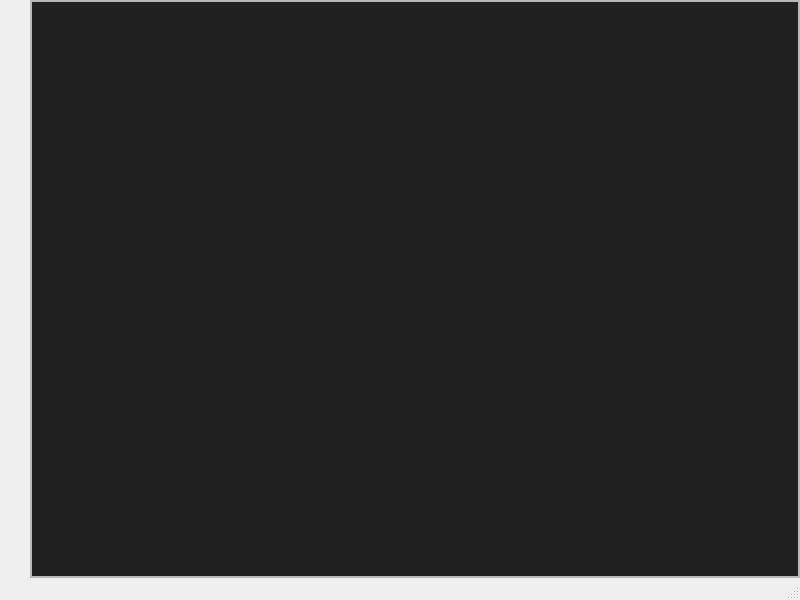
<?xml version="1.0" encoding="UTF-8"?>
<ui version="4.0">
 <class>MainWindow</class>
 <widget class="QMainWindow" name="MainWindow">
  <property name="geometry">
   <rect>
    <x>0</x>
    <y>0</y>
    <width>800</width>
    <height>600</height>
   </rect>
  </property>
  <property name="windowTitle">
   <string>MainWindow</string>
  </property>
  <widget class="QWidget" name="centralwidget">
   <layout class="QGridLayout" name="gridLayout_2">
    <property name="leftMargin">
     <number>30</number>
    </property>
    <property name="topMargin">
     <number>0</number>
    </property>
    <property name="rightMargin">
     <number>0</number>
    </property>
    <property name="bottomMargin">
     <number>0</number>
    </property>
    <property name="spacing">
     <number>0</number>
    </property>
    <item row="0" column="0">
     <widget class="QFrame" name="back">
      <property name="frameShape">
       <enum>QFrame::StyledPanel</enum>
      </property>
      <property name="frameShadow">
       <enum>QFrame::Raised</enum>
      </property>
      <layout class="QGridLayout" name="gridLayout">
       <property name="leftMargin">
        <number>0</number>
       </property>
       <property name="topMargin">
        <number>0</number>
       </property>
       <property name="rightMargin">
        <number>0</number>
       </property>
       <property name="bottomMargin">
        <number>0</number>
       </property>
       <property name="spacing">
        <number>0</number>
       </property>
       <item row="0" column="0">
        <widget class="QScrollArea" name="scroll_area">
         <property name="sizePolicy">
          <sizepolicy hsizetype="Expanding" vsizetype="Expanding">
           <horstretch>1</horstretch>
           <verstretch>1</verstretch>
          </sizepolicy>
         </property>
         <property name="verticalScrollBarPolicy">
          <enum>Qt::ScrollBarAlwaysOff</enum>
         </property>
         <property name="horizontalScrollBarPolicy">
          <enum>Qt::ScrollBarAlwaysOff</enum>
         </property>
         <property name="sizeAdjustPolicy">
          <enum>QAbstractScrollArea::AdjustToContents</enum>
         </property>
         <property name="widgetResizable">
          <bool>true</bool>
         </property>
         <widget class="QWidget" name="scrollcanvas_main">
          <property name="geometry">
           <rect>
            <x>0</x>
            <y>0</y>
            <width>766</width>
            <height>552</height>
           </rect>
          </property>
          <property name="sizePolicy">
           <sizepolicy hsizetype="Preferred" vsizetype="Preferred">
            <horstretch>1</horstretch>
            <verstretch>1</verstretch>
           </sizepolicy>
          </property>
          <property name="styleSheet">
           <string notr="true">background-color: rgba(5, 5, 5, 225);</string>
          </property>
          <layout class="QGridLayout" name="gridLayout_3">
           <property name="leftMargin">
            <number>0</number>
           </property>
           <property name="topMargin">
            <number>0</number>
           </property>
           <property name="rightMargin">
            <number>0</number>
           </property>
           <property name="bottomMargin">
            <number>0</number>
           </property>
           <property name="spacing">
            <number>0</number>
           </property>
          </layout>
         </widget>
        </widget>
       </item>
      </layout>
     </widget>
    </item>
   </layout>
  </widget>
  <widget class="QMenuBar" name="menubar">
   <property name="geometry">
    <rect>
     <x>0</x>
     <y>0</y>
     <width>800</width>
     <height>22</height>
    </rect>
   </property>
  </widget>
  <widget class="QStatusBar" name="statusbar"/>
 </widget>
 <resources/>
 <connections/>
</ui>
